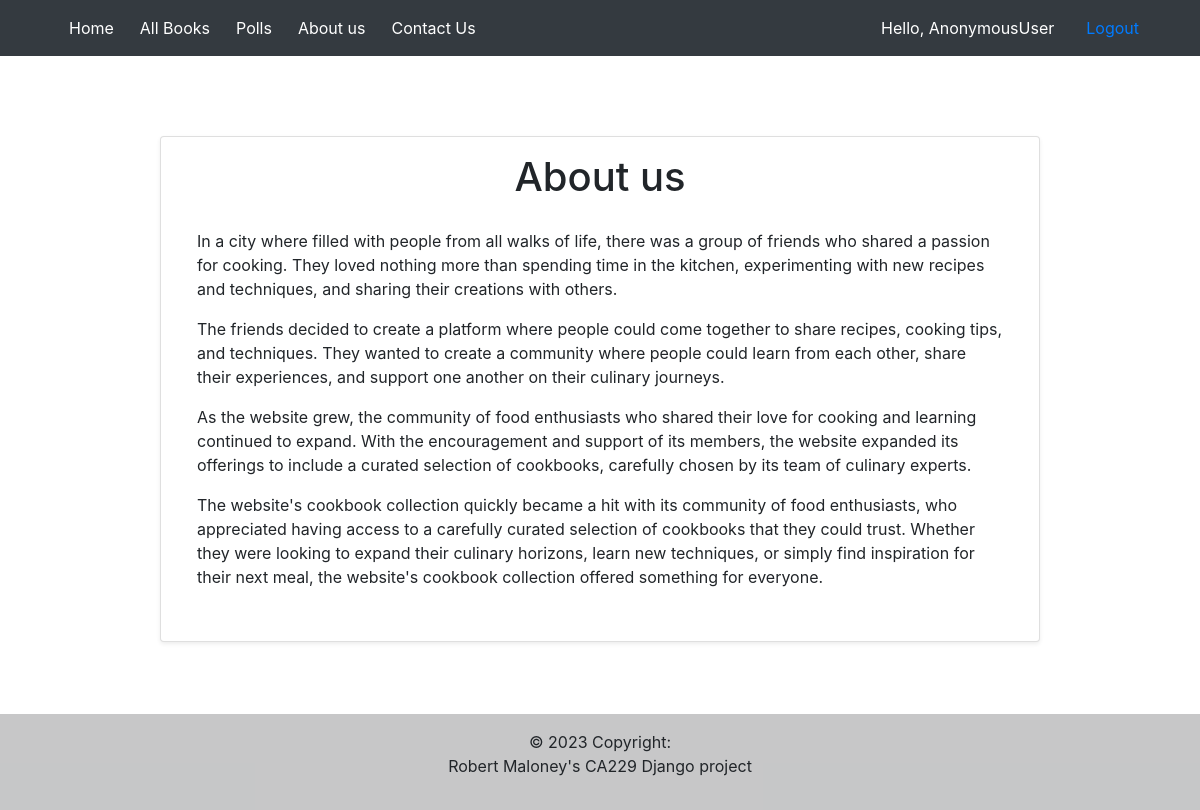
The app's page /pages/1/ with its own data.
### bookstoreapp/models.py (models this page shows, shortened)
class Page(models.Model):
    title = models.CharField(max_length=60)
    permalink = models.CharField(max_length=12, unique=True)
    bodytext = models.TextField('Page Content', blank=True)

### bookstoreapp/views.py (the view)
# urls.py: path('pages/<int:page_id>/', views.page_view, name='page_detail'),
def page_view(request, page_id):
    page = Page.objects.get(id=page_id)
    return render(request, 'page.html', {'page': page})

### bookstoreapp/templates/page.html (shortened to what this page needs)
{% extends "base.html" %}
{% block content %}
<div class="card shadow-sm p-3 mb-5 bg-white rounded" style="margin: 5rem; margin-left: 10rem; margin-right: 10rem;">
<h1 style="text-align: center;" style="margin-top: 20px;"> {{ page.title }}</h1>
        <div class="card-body">
            {% autoescape off %}
          <p>{{ page.bodytext }}</p>
          {% endautoescape %}
        </div>
    </div>
{% endblock  %}

### records on screen
Page: title "About us", bodytext "In a city where filled with people from all walks of life, there was a group of friends who shared a passion for cooking. They loved nothing more than spending time in the kitchen, experimenting with new recipes and techniques, and sharing their creations with others. The friends decided to create a platform where people could come together to share recipes, cooking tips, and techniques. They wanted to create a community where people could learn from each other, share their experiences, and support one another on their culinary journeys. As the website grew, the community of food enthusiasts who shared their love for cooking and learning continued to expand. With the encouragement and…"

### other values on screen
{{ request.user }} "AnonymousUser"
